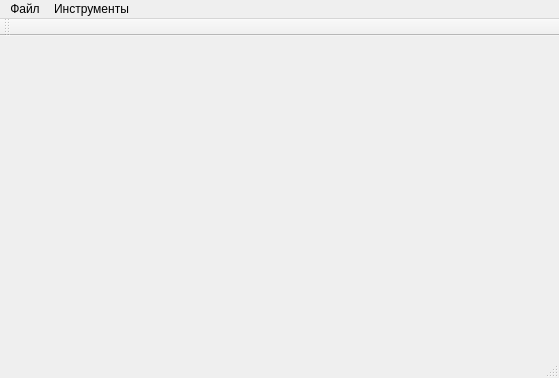
<?xml version="1.0" encoding="UTF-8"?>
<ui version="4.0">
 <class>MainWindow</class>
 <widget class="QMainWindow" name="MainWindow">
  <property name="geometry">
   <rect>
    <x>0</x>
    <y>0</y>
    <width>559</width>
    <height>378</height>
   </rect>
  </property>
  <property name="windowTitle">
   <string>MainWindow</string>
  </property>
  <widget class="QWidget" name="centralWidget">
   <layout class="QHBoxLayout" name="horizontalLayout"/>
  </widget>
  <widget class="QMenuBar" name="menuBar">
   <property name="geometry">
    <rect>
     <x>0</x>
     <y>0</y>
     <width>559</width>
     <height>21</height>
    </rect>
   </property>
   <widget class="QMenu" name="menu">
    <property name="title">
     <string>Файл</string>
    </property>
    <addaction name="OpenImage"/>
   </widget>
   <widget class="QMenu" name="menu_2">
    <property name="title">
     <string>Инструменты</string>
    </property>
    <addaction name="actionZoom_in"/>
    <addaction name="actionZoom_out"/>
    <addaction name="action_LayersEditor"/>
    <addaction name="actionSharpen"/>
   </widget>
   <addaction name="menu"/>
   <addaction name="menu_2"/>
  </widget>
  <widget class="QToolBar" name="mainToolBar">
   <attribute name="toolBarArea">
    <enum>TopToolBarArea</enum>
   </attribute>
   <attribute name="toolBarBreak">
    <bool>false</bool>
   </attribute>
  </widget>
  <widget class="QStatusBar" name="statusBar"/>
  <action name="OpenImage">
   <property name="text">
    <string>&amp;Открыть изображение...</string>
   </property>
  </action>
  <action name="actionZoom_in">
   <property name="text">
    <string>Zoom in</string>
   </property>
   <property name="shortcut">
    <string>Ctrl+=</string>
   </property>
  </action>
  <action name="actionZoom_out">
   <property name="text">
    <string>Zoom out</string>
   </property>
   <property name="shortcut">
    <string>Ctrl+-</string>
   </property>
  </action>
  <action name="actionSharpen">
   <property name="text">
    <string>Увеличить резкость</string>
   </property>
  </action>
  <action name="action_LayersEditor">
   <property name="text">
    <string>Редактор слоев</string>
   </property>
  </action>
 </widget>
 <layoutdefault spacing="6" margin="11"/>
 <resources/>
 <connections/>
</ui>
